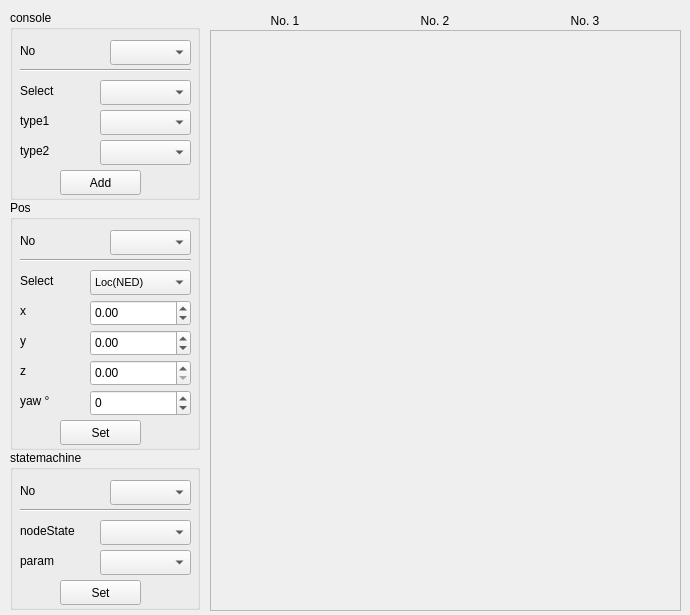
<?xml version="1.0" encoding="UTF-8"?>
<ui version="4.0">
 <class>console_widget</class>
 <widget class="QWidget" name="console_widget">
  <property name="geometry">
   <rect>
    <x>0</x>
    <y>0</y>
    <width>690</width>
    <height>615</height>
   </rect>
  </property>
  <property name="minimumSize">
   <size>
    <width>690</width>
    <height>615</height>
   </size>
  </property>
  <property name="windowTitle">
   <string>Form</string>
  </property>
  <widget class="QGroupBox" name="groupBox_console">
   <property name="geometry">
    <rect>
     <x>10</x>
     <y>10</y>
     <width>190</width>
     <height>190</height>
    </rect>
   </property>
   <property name="minimumSize">
    <size>
     <width>190</width>
     <height>190</height>
    </size>
   </property>
   <property name="title">
    <string>console</string>
   </property>
   <widget class="QLabel" name="label_no">
    <property name="geometry">
     <rect>
      <x>10</x>
      <y>30</y>
      <width>61</width>
      <height>21</height>
     </rect>
    </property>
    <property name="text">
     <string>No</string>
    </property>
   </widget>
   <widget class="QComboBox" name="comboBox_no">
    <property name="geometry">
     <rect>
      <x>100</x>
      <y>30</y>
      <width>81</width>
      <height>25</height>
     </rect>
    </property>
   </widget>
   <widget class="QLabel" name="label_select">
    <property name="geometry">
     <rect>
      <x>10</x>
      <y>70</y>
      <width>71</width>
      <height>21</height>
     </rect>
    </property>
    <property name="text">
     <string>Select</string>
    </property>
   </widget>
   <widget class="QComboBox" name="comboBox_select">
    <property name="geometry">
     <rect>
      <x>90</x>
      <y>70</y>
      <width>91</width>
      <height>25</height>
     </rect>
    </property>
    <property name="font">
     <font>
      <pointsize>8</pointsize>
     </font>
    </property>
   </widget>
   <widget class="QLabel" name="label_type1">
    <property name="geometry">
     <rect>
      <x>10</x>
      <y>100</y>
      <width>71</width>
      <height>21</height>
     </rect>
    </property>
    <property name="text">
     <string>type1</string>
    </property>
   </widget>
   <widget class="QComboBox" name="comboBox_type1">
    <property name="geometry">
     <rect>
      <x>90</x>
      <y>100</y>
      <width>91</width>
      <height>25</height>
     </rect>
    </property>
    <property name="font">
     <font>
      <pointsize>8</pointsize>
     </font>
    </property>
   </widget>
   <widget class="Line" name="line">
    <property name="geometry">
     <rect>
      <x>10</x>
      <y>50</y>
      <width>171</width>
      <height>21</height>
     </rect>
    </property>
    <property name="orientation">
     <enum>Qt::Horizontal</enum>
    </property>
   </widget>
   <widget class="QLabel" name="label_type2">
    <property name="geometry">
     <rect>
      <x>10</x>
      <y>130</y>
      <width>71</width>
      <height>21</height>
     </rect>
    </property>
    <property name="text">
     <string>type2</string>
    </property>
   </widget>
   <widget class="QComboBox" name="comboBox_type2">
    <property name="geometry">
     <rect>
      <x>90</x>
      <y>130</y>
      <width>91</width>
      <height>25</height>
     </rect>
    </property>
    <property name="font">
     <font>
      <pointsize>8</pointsize>
     </font>
    </property>
   </widget>
   <widget class="QPushButton" name="pushButton_add">
    <property name="enabled">
     <bool>true</bool>
    </property>
    <property name="geometry">
     <rect>
      <x>50</x>
      <y>160</y>
      <width>81</width>
      <height>25</height>
     </rect>
    </property>
    <property name="text">
     <string>Add</string>
    </property>
    <property name="checkable">
     <bool>false</bool>
    </property>
   </widget>
  </widget>
  <widget class="QGroupBox" name="groupBox_console_pos">
   <property name="geometry">
    <rect>
     <x>10</x>
     <y>200</y>
     <width>190</width>
     <height>250</height>
    </rect>
   </property>
   <property name="minimumSize">
    <size>
     <width>190</width>
     <height>250</height>
    </size>
   </property>
   <property name="title">
    <string>Pos</string>
   </property>
   <widget class="QLabel" name="label_pos_no">
    <property name="geometry">
     <rect>
      <x>10</x>
      <y>30</y>
      <width>61</width>
      <height>21</height>
     </rect>
    </property>
    <property name="text">
     <string>No</string>
    </property>
   </widget>
   <widget class="QComboBox" name="comboBox_no_pos">
    <property name="geometry">
     <rect>
      <x>100</x>
      <y>30</y>
      <width>81</width>
      <height>25</height>
     </rect>
    </property>
   </widget>
   <widget class="QLabel" name="label_pos_select">
    <property name="geometry">
     <rect>
      <x>10</x>
      <y>70</y>
      <width>71</width>
      <height>21</height>
     </rect>
    </property>
    <property name="text">
     <string>Select</string>
    </property>
   </widget>
   <widget class="QComboBox" name="comboBox_select_pos">
    <property name="geometry">
     <rect>
      <x>80</x>
      <y>70</y>
      <width>101</width>
      <height>25</height>
     </rect>
    </property>
    <property name="font">
     <font>
      <pointsize>8</pointsize>
     </font>
    </property>
    <item>
     <property name="text">
      <string>Loc(NED)</string>
     </property>
    </item>
    <item>
     <property name="text">
      <string>GPS</string>
     </property>
    </item>
   </widget>
   <widget class="QLabel" name="label_pos_x">
    <property name="geometry">
     <rect>
      <x>10</x>
      <y>100</y>
      <width>41</width>
      <height>21</height>
     </rect>
    </property>
    <property name="text">
     <string>x</string>
    </property>
   </widget>
   <widget class="Line" name="pos_line">
    <property name="geometry">
     <rect>
      <x>10</x>
      <y>50</y>
      <width>171</width>
      <height>21</height>
     </rect>
    </property>
    <property name="orientation">
     <enum>Qt::Horizontal</enum>
    </property>
   </widget>
   <widget class="QLabel" name="label_pos_y">
    <property name="geometry">
     <rect>
      <x>10</x>
      <y>130</y>
      <width>41</width>
      <height>21</height>
     </rect>
    </property>
    <property name="text">
     <string>y</string>
    </property>
   </widget>
   <widget class="QPushButton" name="pushButton_pos_set">
    <property name="geometry">
     <rect>
      <x>50</x>
      <y>220</y>
      <width>81</width>
      <height>25</height>
     </rect>
    </property>
    <property name="text">
     <string>Set</string>
    </property>
   </widget>
   <widget class="QLabel" name="label_pos_z">
    <property name="geometry">
     <rect>
      <x>10</x>
      <y>160</y>
      <width>41</width>
      <height>21</height>
     </rect>
    </property>
    <property name="text">
     <string>z</string>
    </property>
   </widget>
   <widget class="QDoubleSpinBox" name="doubleSpinBox_x">
    <property name="geometry">
     <rect>
      <x>80</x>
      <y>100</y>
      <width>101</width>
      <height>26</height>
     </rect>
    </property>
    <property name="minimum">
     <double>-200.000000000000000</double>
    </property>
    <property name="maximum">
     <double>200.000000000000000</double>
    </property>
   </widget>
   <widget class="QDoubleSpinBox" name="doubleSpinBox_y">
    <property name="geometry">
     <rect>
      <x>80</x>
      <y>130</y>
      <width>101</width>
      <height>26</height>
     </rect>
    </property>
    <property name="minimum">
     <double>-200.000000000000000</double>
    </property>
    <property name="maximum">
     <double>200.000000000000000</double>
    </property>
   </widget>
   <widget class="QDoubleSpinBox" name="doubleSpinBox_z">
    <property name="geometry">
     <rect>
      <x>80</x>
      <y>160</y>
      <width>101</width>
      <height>26</height>
     </rect>
    </property>
    <property name="minimum">
     <double>0.000000000000000</double>
    </property>
    <property name="maximum">
     <double>100.000000000000000</double>
    </property>
   </widget>
   <widget class="QLabel" name="label_pos_yaw">
    <property name="geometry">
     <rect>
      <x>10</x>
      <y>190</y>
      <width>41</width>
      <height>21</height>
     </rect>
    </property>
    <property name="text">
     <string>yaw °</string>
    </property>
   </widget>
   <widget class="QSpinBox" name="spinBox_yaw">
    <property name="geometry">
     <rect>
      <x>80</x>
      <y>190</y>
      <width>101</width>
      <height>26</height>
     </rect>
    </property>
    <property name="minimum">
     <number>-359</number>
    </property>
    <property name="maximum">
     <number>359</number>
    </property>
   </widget>
  </widget>
  <widget class="QLabel" name="label_quad_no_1">
   <property name="geometry">
    <rect>
     <x>210</x>
     <y>10</y>
     <width>150</width>
     <height>21</height>
    </rect>
   </property>
   <property name="text">
    <string>No. 1</string>
   </property>
   <property name="alignment">
    <set>Qt::AlignCenter</set>
   </property>
  </widget>
  <widget class="QLabel" name="label_quad_no_2">
   <property name="geometry">
    <rect>
     <x>360</x>
     <y>10</y>
     <width>150</width>
     <height>21</height>
    </rect>
   </property>
   <property name="text">
    <string>No. 2</string>
   </property>
   <property name="alignment">
    <set>Qt::AlignCenter</set>
   </property>
  </widget>
  <widget class="QLabel" name="label_quad_no_3">
   <property name="geometry">
    <rect>
     <x>510</x>
     <y>10</y>
     <width>150</width>
     <height>21</height>
    </rect>
   </property>
   <property name="text">
    <string>No. 3</string>
   </property>
   <property name="alignment">
    <set>Qt::AlignCenter</set>
   </property>
  </widget>
  <widget class="QGroupBox" name="groupBox_statemachine">
   <property name="geometry">
    <rect>
     <x>10</x>
     <y>450</y>
     <width>190</width>
     <height>160</height>
    </rect>
   </property>
   <property name="minimumSize">
    <size>
     <width>190</width>
     <height>160</height>
    </size>
   </property>
   <property name="title">
    <string>statemachine</string>
   </property>
   <widget class="QLabel" name="label_statemachine_no">
    <property name="geometry">
     <rect>
      <x>10</x>
      <y>30</y>
      <width>61</width>
      <height>21</height>
     </rect>
    </property>
    <property name="text">
     <string>No</string>
    </property>
   </widget>
   <widget class="QComboBox" name="comboBox_statemachine_no">
    <property name="geometry">
     <rect>
      <x>100</x>
      <y>30</y>
      <width>81</width>
      <height>25</height>
     </rect>
    </property>
   </widget>
   <widget class="QLabel" name="label_statemachine_nodestate">
    <property name="geometry">
     <rect>
      <x>10</x>
      <y>70</y>
      <width>71</width>
      <height>21</height>
     </rect>
    </property>
    <property name="text">
     <string>nodeState</string>
    </property>
   </widget>
   <widget class="QComboBox" name="comboBox_statemachine_nodestate">
    <property name="geometry">
     <rect>
      <x>90</x>
      <y>70</y>
      <width>91</width>
      <height>25</height>
     </rect>
    </property>
    <property name="font">
     <font>
      <pointsize>8</pointsize>
     </font>
    </property>
   </widget>
   <widget class="QLabel" name="label_statemachine_param">
    <property name="geometry">
     <rect>
      <x>10</x>
      <y>100</y>
      <width>71</width>
      <height>21</height>
     </rect>
    </property>
    <property name="text">
     <string>param</string>
    </property>
   </widget>
   <widget class="QComboBox" name="comboBox_statemachine_param">
    <property name="geometry">
     <rect>
      <x>90</x>
      <y>100</y>
      <width>91</width>
      <height>25</height>
     </rect>
    </property>
    <property name="font">
     <font>
      <pointsize>8</pointsize>
     </font>
    </property>
   </widget>
   <widget class="Line" name="line_statemachine">
    <property name="geometry">
     <rect>
      <x>10</x>
      <y>50</y>
      <width>171</width>
      <height>21</height>
     </rect>
    </property>
    <property name="orientation">
     <enum>Qt::Horizontal</enum>
    </property>
   </widget>
   <widget class="QPushButton" name="pushButton_statemachine_set">
    <property name="enabled">
     <bool>true</bool>
    </property>
    <property name="geometry">
     <rect>
      <x>50</x>
      <y>130</y>
      <width>81</width>
      <height>25</height>
     </rect>
    </property>
    <property name="text">
     <string>Set</string>
    </property>
    <property name="checkable">
     <bool>false</bool>
    </property>
   </widget>
  </widget>
  <widget class="QScrollArea" name="scrollArea">
   <property name="geometry">
    <rect>
     <x>210</x>
     <y>30</y>
     <width>471</width>
     <height>581</height>
    </rect>
   </property>
   <property name="widgetResizable">
    <bool>true</bool>
   </property>
   <widget class="QWidget" name="scrollAreaWidgetContents">
    <property name="geometry">
     <rect>
      <x>0</x>
      <y>0</y>
      <width>469</width>
      <height>579</height>
     </rect>
    </property>
    <widget class="QWidget" name="gridLayoutWidget">
     <property name="geometry">
      <rect>
       <x>0</x>
       <y>0</y>
       <width>461</width>
       <height>561</height>
      </rect>
     </property>
     <layout class="QGridLayout" name="gridLayout"/>
    </widget>
   </widget>
  </widget>
 </widget>
 <resources/>
 <connections/>
</ui>
